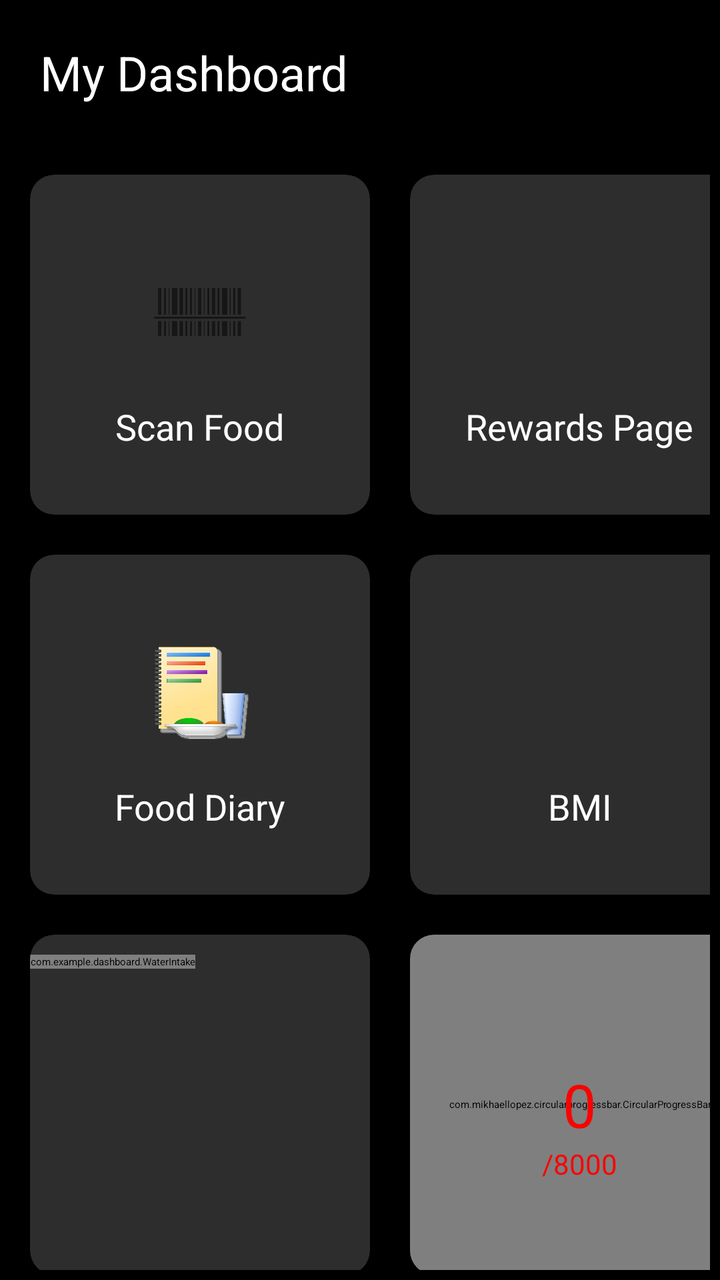
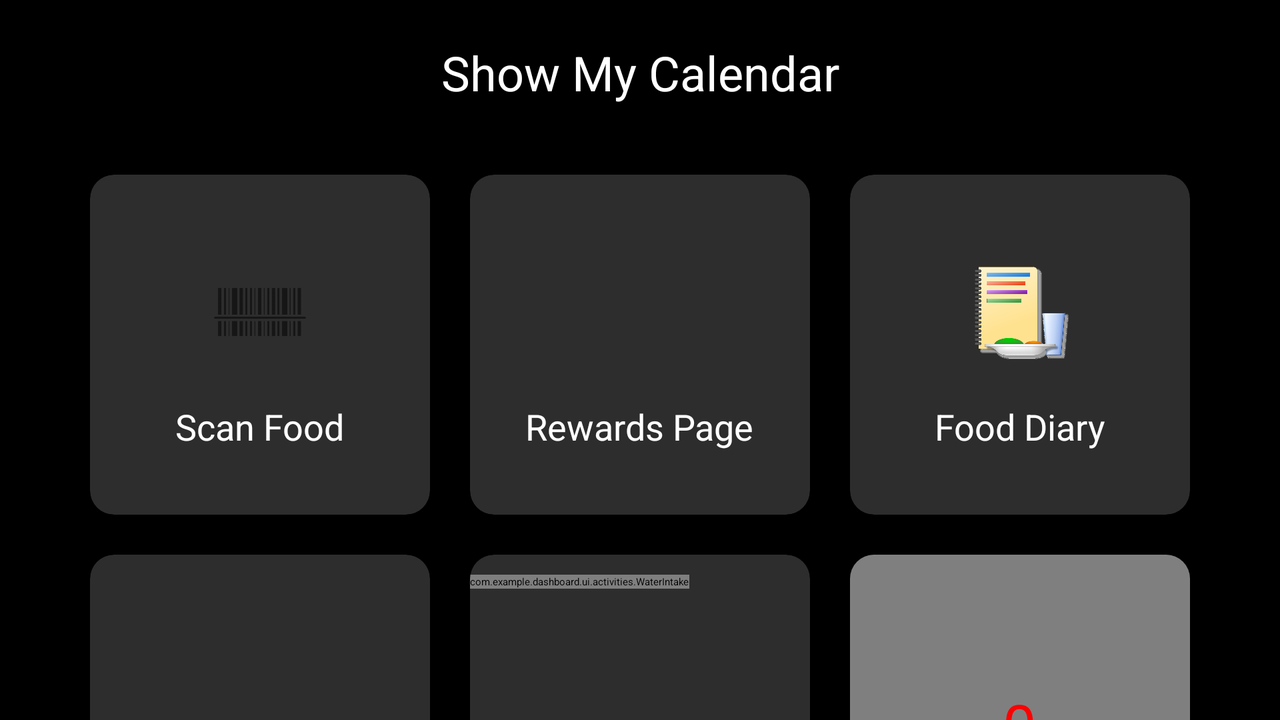

The same Android screen from two of the app's own layout files: first res/layout/ as a phone draws it, then the author's variant for another configuration, drawn on a device whose configuration selects that folder. Both files follow.
<!-- AndroidManifest.xml: application theme Theme.Dashboard -->
<!-- res/layout/activity_main.xml -->
<?xml version="1.0" encoding="utf-8"?>
<androidx.constraintlayout.widget.ConstraintLayout xmlns:android="http://schemas.android.com/apk/res/android"
    xmlns:app="http://schemas.android.com/apk/res-auto"
    xmlns:tools="http://schemas.android.com/tools"
    android:layout_width="match_parent"
    android:layout_height="match_parent"
    android:background="@color/black"
    tools:context=".MainActivity">

    <LinearLayout
        android:layout_width="match_parent"
        android:layout_height="match_parent"
        android:orientation="vertical"
        >

        <TextView
            android:layout_width="wrap_content"
            android:layout_height="wrap_content"
            android:text="My Dashboard"
            android:textSize="24sp"
            android:textColor="@color/white"
            android:layout_margin="20dp"/>


        <GridLayout
            android:layout_width="match_parent"
            android:layout_height="match_parent"
            android:rowCount="3"
            android:columnCount="2"
            android:layout_margin="5dp"
            android:alignmentMode="alignMargins"
            android:layout_gravity="center_horizontal"
            android:columnOrderPreserved="false">

            <androidx.cardview.widget.CardView
                android:layout_width="170dp"
                android:layout_height="170dp"
                app:cardCornerRadius="12dp"
                app:cardElevation="5dp"
                app:cardBackgroundColor="@color/grey"
                android:layout_margin="10dp"
                android:id="@+id/scan"
                >

                <LinearLayout
                    android:layout_width="match_parent"
                    android:layout_height="match_parent"
                    android:orientation="vertical"
                    android:gravity="center"
                    >

                    <ImageView
                        android:layout_width="50dp"
                        android:layout_height="50dp"
                        android:src="@drawable/scan"
                        android:layout_marginTop="12dp"/>

                    <TextView
                        android:layout_width="wrap_content"
                        android:layout_height="wrap_content"
                        android:text="Scan Food"
                        android:textSize="18sp"
                        android:textColor="@color/white"
                        android:layout_marginTop="20dp"
                        />


                </LinearLayout>

            </androidx.cardview.widget.CardView>

            <androidx.cardview.widget.CardView
                android:layout_width="170dp"
                android:layout_height="170dp"
                app:cardCornerRadius="12dp"
                app:cardElevation="5dp"
                app:cardBackgroundColor="@color/grey"
                android:layout_margin="10dp"
                android:id="@+id/rewardspage">


                <LinearLayout
                    android:layout_width="match_parent"
                    android:layout_height="match_parent"
                    android:orientation="vertical"
                    android:gravity="center">

                    <ImageView
                        android:layout_width="50dp"
                        android:layout_height="50dp"
                        android:src="@drawable/reward"
                        android:layout_marginTop="12dp"/>

                    <TextView
                        android:layout_width="wrap_content"
                        android:layout_height="wrap_content"
                        android:text="Rewards Page"
                        android:textSize="18sp"
                        android:textColor="@color/white"
                        android:layout_marginTop="20dp"
                        />


                </LinearLayout>

            </androidx.cardview.widget.CardView>
            <androidx.cardview.widget.CardView
                android:layout_width="170dp"
                android:layout_height="170dp"
                app:cardCornerRadius="12dp"
                app:cardElevation="5dp"
                app:cardBackgroundColor="@color/grey"
                android:layout_margin="10dp"
                android:id="@+id/fooddiary">


                <LinearLayout
                    android:layout_width="match_parent"
                    android:layout_height="match_parent"
                    android:orientation="vertical"
                    android:gravity="center">

                    <ImageView
                        android:layout_width="50dp"
                        android:layout_height="50dp"
                        android:src="@drawable/diary"
                        android:layout_marginTop="12dp"/>

                    <TextView
                        android:layout_width="wrap_content"
                        android:layout_height="wrap_content"
                        android:text="Food Diary"
                        android:textSize="18sp"
                        android:textColor="@color/white"
                        android:layout_marginTop="20dp"
                        />


                </LinearLayout>

            </androidx.cardview.widget.CardView>
            <androidx.cardview.widget.CardView
                android:layout_width="170dp"
                android:layout_height="170dp"
                app:cardCornerRadius="12dp"
                app:cardElevation="5dp"
                app:cardBackgroundColor="@color/grey"
                android:layout_margin="10dp"
                android:id="@+id/bmipage">


                <LinearLayout
                    android:layout_width="match_parent"
                    android:layout_height="match_parent"
                    android:orientation="vertical"
                    android:gravity="center">

                    <ImageView
                        android:layout_width="50dp"
                        android:layout_height="50dp"
                        android:src="@drawable/bmi"
                        android:layout_marginTop="12dp"/>

                    <TextView
                        android:layout_width="wrap_content"
                        android:layout_height="wrap_content"
                        android:text="BMI"
                        android:textSize="18sp"
                        android:textColor="@color/white"
                        android:layout_marginTop="20dp"
                        />


                </LinearLayout>

            </androidx.cardview.widget.CardView>
            <androidx.cardview.widget.CardView
                android:layout_width="170dp"
                android:layout_height="170dp"
                app:cardCornerRadius="12dp"
                app:cardElevation="5dp"
                app:cardBackgroundColor="@color/grey"
                android:layout_margin="10dp"
                android:id="@+id/waterintake">


                <com.example.dashboard.WaterIntake
                    android:id="@+id/water_animation"
                    android:layout_marginTop="10dp"
                    android:layout_width="wrap_content"
                    android:layout_height="wrap_content"/>
                <SeekBar
                    android:id="@+id/seek_bar"
                    android:layout_marginTop="50dp"
                    android:layout_marginBottom="20dp"
                    android:layout_width="match_parent"
                    android:layout_height="wrap_content"/>




            </androidx.cardview.widget.CardView>
            <androidx.cardview.widget.CardView
                android:layout_width="170dp"
                android:layout_height="170dp"
                app:cardCornerRadius="12dp"
                app:cardElevation="5dp"
                app:cardBackgroundColor="@color/grey"
                android:layout_margin="10dp">


                <RelativeLayout
                    android:layout_width="match_parent"
                    android:layout_height="match_parent"
                    >


                    <com.mikhaellopez.circularprogressbar.CircularProgressBar
                        android:id="@+id/progress_pedometer"
                        android:layout_width="200dp"
                        android:layout_height="200dp"
                        app:cpb_background_progressbar_color="#F2F2F2"
                        app:cpb_background_progressbar_width="20dp"
                        app:cpb_progress_max="8000"
                        app:cpb_progressbar_color="#F44336"
                        app:cpb_progressbar_width="15dp"
                        app:cpb_round_border="true" />

                    <TextView
                        android:id="@+id/stepstaken"
                        android:layout_width="wrap_content"
                        android:layout_height="wrap_content"
                        android:layout_centerInParent="true"
                        android:text="0"
                        android:textColor="@color/red"
                        android:textSize="30sp" />

                    <TextView
                        android:layout_width="wrap_content"
                        android:layout_height="wrap_content"
                        android:id="@+id/maxsteps"
                        android:layout_below="@id/stepstaken"
                        android:layout_centerInParent="true"
                        android:text="/8000"
                        android:textColor="@color/red"
                        android:textSize="14sp"/>



                </RelativeLayout>






            </androidx.cardview.widget.CardView>

        </GridLayout>


    </LinearLayout>


</androidx.constraintlayout.widget.ConstraintLayout>
<!-- resources referenced by this layout -->
<resources>
  <color name="black">#FF000000</color>
  <color name="grey">#2d2d2d</color>  //added grey for the dashboard grids
  <color name="red">#FA0202</color>
  <color name="white">#FFFFFFFF</color>
  <!-- drawable diary: png bitmap (drawable, 100564 bytes) -->
  <!-- drawable scan: png bitmap (drawable, 8256 bytes) -->
</resources>
<!-- res/layout-land/activity_main.xml (the author's variant of the layout above) -->
<!-- drawn on the phone turned sideways -->
<?xml version="1.0" encoding="utf-8"?>
<ScrollView xmlns:android="http://schemas.android.com/apk/res/android"
    xmlns:app="http://schemas.android.com/apk/res-auto"
    xmlns:tools="http://schemas.android.com/tools"
    android:layout_width="match_parent"
    android:layout_height="match_parent"
    android:background="@color/black"
    tools:context=".ui.activities.MainActivity">
    <androidx.constraintlayout.widget.ConstraintLayout android:layout_height="match_parent" android:layout_width="match_parent">
        
    <LinearLayout
        android:id="@+id/dashboard"
        android:layout_width="match_parent"
        android:layout_height="match_parent"
        android:orientation="vertical">


        <TextView
            android:id="@+id/MyDashboard"
            android:layout_width="match_parent"
            android:layout_height="wrap_content"
            android:layout_margin="20dp"
            android:text="Show My Calendar"
            android:textAlignment="center"
            android:textColor="@color/white"
            android:textSize="24sp" />

        <GridLayout
            android:layout_width="wrap_content"
            android:layout_height="wrap_content"
            android:layout_gravity="center_horizontal"
            android:layout_margin="5dp"
            android:alignmentMode="alignMargins"
            android:columnCount="3"
            android:columnOrderPreserved="false"
            android:rowCount="2">

            <androidx.cardview.widget.CardView
                android:id="@+id/scan"
                android:layout_width="170dp"
                android:layout_height="170dp"
                android:layout_margin="10dp"
                app:cardBackgroundColor="@color/grey"
                app:cardCornerRadius="12dp"
                app:cardElevation="5dp"
                >

                <LinearLayout
                    android:layout_width="match_parent"
                    android:layout_height="match_parent"
                    android:gravity="center"
                    android:orientation="vertical">

                    <ImageView
                        android:layout_width="50dp"
                        android:layout_height="50dp"
                        android:layout_marginTop="12dp"
                        android:src="@drawable/scan" />

                    <TextView
                        android:layout_width="wrap_content"
                        android:layout_height="wrap_content"
                        android:layout_marginTop="20dp"
                        android:text="Scan Food"
                        android:textColor="@color/white"
                        android:textSize="18sp" />


                </LinearLayout>

            </androidx.cardview.widget.CardView>

            <androidx.cardview.widget.CardView
                android:id="@+id/rewardspage"
                android:layout_width="170dp"
                android:layout_height="170dp"
                android:layout_margin="10dp"
                app:cardBackgroundColor="@color/grey"
                app:cardCornerRadius="12dp"
                app:cardElevation="5dp">


                <LinearLayout
                    android:layout_width="match_parent"
                    android:layout_height="match_parent"
                    android:gravity="center"
                    android:orientation="vertical">

                    <ImageView
                        android:layout_width="50dp"
                        android:layout_height="50dp"
                        android:layout_marginTop="12dp"
                        android:src="@drawable/reward" />

                    <TextView
                        android:layout_width="wrap_content"
                        android:layout_height="wrap_content"
                        android:layout_marginTop="20dp"
                        android:text="Rewards Page"
                        android:textColor="@color/white"
                        android:textSize="18sp" />


                </LinearLayout>

            </androidx.cardview.widget.CardView>

            <androidx.cardview.widget.CardView
                android:id="@+id/fooddiary"
                android:layout_width="170dp"
                android:layout_height="170dp"
                android:layout_margin="10dp"
                app:cardBackgroundColor="@color/grey"
                app:cardCornerRadius="12dp"
                app:cardElevation="5dp"
                app:defaultNavHost="true"
                app:navGraph="@navigation/main_nav">


                <LinearLayout
                    android:layout_width="match_parent"
                    android:layout_height="match_parent"
                    android:gravity="center"
                    android:orientation="vertical">

                    <ImageView
                        android:layout_width="50dp"
                        android:layout_height="50dp"
                        android:layout_marginTop="12dp"
                        android:src="@drawable/diary" />

                    <TextView
                        android:layout_width="wrap_content"
                        android:layout_height="wrap_content"
                        android:layout_marginTop="20dp"
                        android:text="Food Diary"
                        android:textColor="@color/white"
                        android:textSize="18sp" />


                </LinearLayout>

            </androidx.cardview.widget.CardView>

            <androidx.cardview.widget.CardView
                android:id="@+id/bmipage"
                android:layout_width="170dp"
                android:layout_height="170dp"
                android:layout_margin="10dp"
                app:cardBackgroundColor="@color/grey"
                app:cardCornerRadius="12dp"
                app:cardElevation="5dp">


                <LinearLayout
                    android:layout_width="match_parent"
                    android:layout_height="match_parent"
                    android:gravity="center"
                    android:orientation="vertical">

                    <ImageView
                        android:layout_width="50dp"
                        android:layout_height="50dp"
                        android:layout_marginTop="12dp"
                        android:src="@drawable/bmi" />

                    <TextView
                        android:layout_width="wrap_content"
                        android:layout_height="wrap_content"
                        android:layout_marginTop="20dp"
                        android:text="BMI"
                        android:textColor="@color/white"
                        android:textSize="18sp" />


                </LinearLayout>

            </androidx.cardview.widget.CardView>

            <androidx.cardview.widget.CardView
                android:id="@+id/waterintake"
                android:layout_width="170dp"
                android:layout_height="170dp"
                android:layout_margin="10dp"
                app:cardBackgroundColor="@color/grey"
                app:cardCornerRadius="12dp"
                app:cardElevation="5dp">


                <com.example.dashboard.ui.activities.WaterIntake
                    android:id="@+id/water_animation"
                    android:layout_width="wrap_content"
                    android:layout_height="wrap_content"
                    android:layout_marginTop="10dp" />

                <Button
                    android:id="@+id/waterAdd"
                    android:layout_width="match_parent"
                    android:layout_height="match_parent"
                    android:background="#00FFFFFF" />


            </androidx.cardview.widget.CardView>

            <androidx.cardview.widget.CardView
                android:layout_width="170dp"
                android:layout_height="170dp"
                android:layout_margin="10dp"
                app:cardBackgroundColor="@color/grey"
                app:cardCornerRadius="12dp"
                app:cardElevation="5dp">


                <RelativeLayout
                    android:layout_width="match_parent"
                    android:layout_height="match_parent">


                    <com.mikhaellopez.circularprogressbar.CircularProgressBar
                        android:id="@+id/progress_pedometer"
                        android:layout_width="200dp"
                        android:layout_height="200dp"
                        app:cpb_background_progressbar_color="#F2F2F2"
                        app:cpb_background_progressbar_width="20dp"
                        app:cpb_progress_max="8000"
                        app:cpb_progressbar_color="#F44336"
                        app:cpb_progressbar_width="15dp"
                        app:cpb_round_border="true" />

                    <TextView
                        android:id="@+id/stepstaken"
                        android:layout_width="wrap_content"
                        android:layout_height="wrap_content"
                        android:layout_centerInParent="true"
                        android:text="0"
                        android:textColor="@color/red"
                        android:textSize="30sp" />

                    <TextView
                        android:id="@+id/maxsteps"
                        android:layout_width="wrap_content"
                        android:layout_height="wrap_content"
                        android:layout_below="@id/stepstaken"
                        android:layout_centerInParent="true"
                        android:text="/8000"
                        android:textColor="@color/red"
                        android:textSize="14sp" />


                </RelativeLayout>


            </androidx.cardview.widget.CardView>

        </GridLayout>


    </LinearLayout>

    </androidx.constraintlayout.widget.ConstraintLayout>


</ScrollView>
